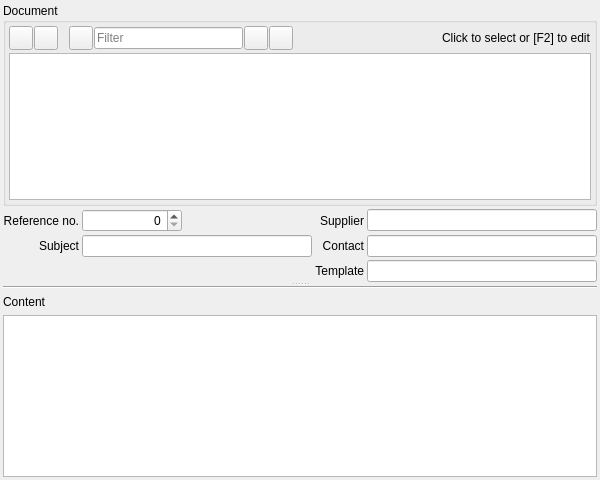
<?xml version="1.0" encoding="UTF-8"?>
<ui version="4.0">
 <class>SRM_DocumentWidget</class>
 <widget class="QWidget" name="SRM_DocumentWidget">
  <property name="geometry">
   <rect>
    <x>0</x>
    <y>0</y>
    <width>600</width>
    <height>480</height>
   </rect>
  </property>
  <property name="windowTitle">
   <string>Form</string>
  </property>
  <layout class="QGridLayout" name="gridLayout_5">
   <property name="leftMargin">
    <number>3</number>
   </property>
   <property name="topMargin">
    <number>3</number>
   </property>
   <property name="rightMargin">
    <number>3</number>
   </property>
   <property name="bottomMargin">
    <number>3</number>
   </property>
   <property name="spacing">
    <number>3</number>
   </property>
   <item row="0" column="0">
    <widget class="QSplitter" name="splitter">
     <property name="styleSheet">
      <string notr="true"/>
     </property>
     <property name="orientation">
      <enum>Qt::Vertical</enum>
     </property>
     <widget class="QWidget" name="layoutWidget">
      <layout class="QGridLayout" name="gridLayout_4">
       <property name="spacing">
        <number>3</number>
       </property>
       <item row="1" column="0">
        <layout class="QGridLayout" name="gridLayout_2">
         <item row="1" column="2">
          <widget class="QLabel" name="label_5">
           <property name="text">
            <string>Contact</string>
           </property>
           <property name="alignment">
            <set>Qt::AlignRight|Qt::AlignTrailing|Qt::AlignVCenter</set>
           </property>
          </widget>
         </item>
         <item row="0" column="0">
          <widget class="QLabel" name="label_2">
           <property name="text">
            <string>Reference no.</string>
           </property>
           <property name="alignment">
            <set>Qt::AlignRight|Qt::AlignTrailing|Qt::AlignVCenter</set>
           </property>
          </widget>
         </item>
         <item row="0" column="2">
          <widget class="QLabel" name="label_4">
           <property name="text">
            <string>Supplier</string>
           </property>
           <property name="alignment">
            <set>Qt::AlignRight|Qt::AlignTrailing|Qt::AlignVCenter</set>
           </property>
          </widget>
         </item>
         <item row="0" column="1">
          <widget class="QSpinBox" name="sbRefNo">
           <property name="maximumSize">
            <size>
             <width>100</width>
             <height>16777215</height>
            </size>
           </property>
           <property name="alignment">
            <set>Qt::AlignRight|Qt::AlignTrailing|Qt::AlignVCenter</set>
           </property>
           <property name="maximum">
            <number>999999999</number>
           </property>
          </widget>
         </item>
         <item row="1" column="0">
          <widget class="QLabel" name="label_3">
           <property name="text">
            <string>Subject</string>
           </property>
           <property name="alignment">
            <set>Qt::AlignRight|Qt::AlignTrailing|Qt::AlignVCenter</set>
           </property>
          </widget>
         </item>
         <item row="1" column="1">
          <widget class="QLineEdit" name="leSubject"/>
         </item>
         <item row="0" column="3">
          <widget class="RB_IdxLineEdit" name="ileSupplier"/>
         </item>
         <item row="1" column="3">
          <widget class="RB_IdxLineEdit" name="ileContact"/>
         </item>
         <item row="2" column="2">
          <widget class="QLabel" name="label_7">
           <property name="text">
            <string>Template</string>
           </property>
           <property name="alignment">
            <set>Qt::AlignRight|Qt::AlignTrailing|Qt::AlignVCenter</set>
           </property>
          </widget>
         </item>
         <item row="2" column="3">
          <widget class="RB_IdxLineEdit" name="ileTemplate">
           <property name="maximumSize">
            <size>
             <width>16777215</width>
             <height>16777215</height>
            </size>
           </property>
          </widget>
         </item>
        </layout>
       </item>
       <item row="0" column="0">
        <widget class="QGroupBox" name="gbDocument">
         <property name="title">
          <string>Document</string>
         </property>
         <layout class="QGridLayout" name="gridLayout">
          <property name="leftMargin">
           <number>3</number>
          </property>
          <property name="topMargin">
           <number>3</number>
          </property>
          <property name="rightMargin">
           <number>3</number>
          </property>
          <property name="bottomMargin">
           <number>3</number>
          </property>
          <property name="spacing">
           <number>3</number>
          </property>
          <item row="0" column="0">
           <layout class="QHBoxLayout" name="horizontalLayout">
            <property name="spacing">
             <number>1</number>
            </property>
            <item>
             <widget class="QToolButton" name="pbAdd">
              <property name="minimumSize">
               <size>
                <width>24</width>
                <height>24</height>
               </size>
              </property>
              <property name="maximumSize">
               <size>
                <width>24</width>
                <height>24</height>
               </size>
              </property>
              <property name="text">
               <string/>
              </property>
              <property name="icon">
               <iconset resource="../../../db/src/gui/db.qrc">
                <normaloff>:/images/icons/add.png</normaloff>:/images/icons/add.png</iconset>
              </property>
             </widget>
            </item>
            <item>
             <widget class="QToolButton" name="pbDelete">
              <property name="minimumSize">
               <size>
                <width>24</width>
                <height>24</height>
               </size>
              </property>
              <property name="maximumSize">
               <size>
                <width>24</width>
                <height>24</height>
               </size>
              </property>
              <property name="text">
               <string/>
              </property>
              <property name="icon">
               <iconset resource="../../../db/src/gui/db.qrc">
                <normaloff>:/images/icons/delete.png</normaloff>:/images/icons/delete.png</iconset>
              </property>
             </widget>
            </item>
            <item>
             <spacer name="horizontalSpacer_3">
              <property name="orientation">
               <enum>Qt::Horizontal</enum>
              </property>
              <property name="sizeType">
               <enum>QSizePolicy::Fixed</enum>
              </property>
              <property name="sizeHint" stdset="0">
               <size>
                <width>10</width>
                <height>20</height>
               </size>
              </property>
             </spacer>
            </item>
            <item>
             <widget class="QToolButton" name="pbSave">
              <property name="minimumSize">
               <size>
                <width>24</width>
                <height>24</height>
               </size>
              </property>
              <property name="maximumSize">
               <size>
                <width>24</width>
                <height>24</height>
               </size>
              </property>
              <property name="text">
               <string/>
              </property>
              <property name="icon">
               <iconset resource="../../../db/src/gui/db.qrc">
                <normaloff>:/images/icons/database_save.png</normaloff>:/images/icons/database_save.png</iconset>
              </property>
             </widget>
            </item>
            <item>
             <widget class="QLineEdit" name="leFilter">
              <property name="placeholderText">
               <string>Filter</string>
              </property>
             </widget>
            </item>
            <item>
             <widget class="QToolButton" name="pbFilterOn">
              <property name="minimumSize">
               <size>
                <width>24</width>
                <height>24</height>
               </size>
              </property>
              <property name="maximumSize">
               <size>
                <width>24</width>
                <height>24</height>
               </size>
              </property>
              <property name="text">
               <string/>
              </property>
              <property name="icon">
               <iconset resource="../../../db/src/gui/db.qrc">
                <normaloff>:/images/icons/filter.png</normaloff>:/images/icons/filter.png</iconset>
              </property>
             </widget>
            </item>
            <item>
             <widget class="QToolButton" name="pbFilterOff">
              <property name="minimumSize">
               <size>
                <width>24</width>
                <height>24</height>
               </size>
              </property>
              <property name="maximumSize">
               <size>
                <width>24</width>
                <height>24</height>
               </size>
              </property>
              <property name="text">
               <string/>
              </property>
              <property name="icon">
               <iconset resource="../../../db/src/gui/db.qrc">
                <normaloff>:/images/icons/filter_empty.png</normaloff>:/images/icons/filter_empty.png</iconset>
              </property>
             </widget>
            </item>
            <item>
             <spacer name="horizontalSpacer">
              <property name="orientation">
               <enum>Qt::Horizontal</enum>
              </property>
              <property name="sizeHint" stdset="0">
               <size>
                <width>40</width>
                <height>20</height>
               </size>
              </property>
             </spacer>
            </item>
            <item>
             <widget class="QLabel" name="label">
              <property name="text">
               <string>Click to select or [F2] to edit</string>
              </property>
             </widget>
            </item>
           </layout>
          </item>
          <item row="1" column="0">
           <widget class="QTableView" name="tvDocument"/>
          </item>
         </layout>
        </widget>
       </item>
      </layout>
     </widget>
     <widget class="QWidget" name="layoutWidget">
      <layout class="QGridLayout" name="gridLayout_3">
       <item row="0" column="0">
        <widget class="Line" name="line">
         <property name="orientation">
          <enum>Qt::Horizontal</enum>
         </property>
        </widget>
       </item>
       <item row="1" column="0">
        <widget class="QLabel" name="label_6">
         <property name="text">
          <string>Content</string>
         </property>
        </widget>
       </item>
       <item row="2" column="0">
        <widget class="RB_TextEdit" name="teContent"/>
       </item>
      </layout>
     </widget>
    </widget>
   </item>
  </layout>
 </widget>
 <customwidgets>
  <customwidget>
   <class>RB_TextEdit</class>
   <extends>QTextEdit</extends>
   <header location="global">rb_textedit.h</header>
  </customwidget>
  <customwidget>
   <class>RB_IdxLineEdit</class>
   <extends>QLineEdit</extends>
   <header>rb_idxlineedit.h</header>
  </customwidget>
 </customwidgets>
 <tabstops>
  <tabstop>tvDocument</tabstop>
  <tabstop>pbAdd</tabstop>
  <tabstop>pbDelete</tabstop>
  <tabstop>pbSave</tabstop>
  <tabstop>leFilter</tabstop>
  <tabstop>pbFilterOn</tabstop>
  <tabstop>pbFilterOff</tabstop>
  <tabstop>sbRefNo</tabstop>
  <tabstop>leSubject</tabstop>
  <tabstop>ileSupplier</tabstop>
  <tabstop>ileContact</tabstop>
  <tabstop>ileTemplate</tabstop>
  <tabstop>teContent</tabstop>
 </tabstops>
 <resources>
  <include location="../../../db/src/gui/db.qrc"/>
 </resources>
 <connections/>
</ui>
